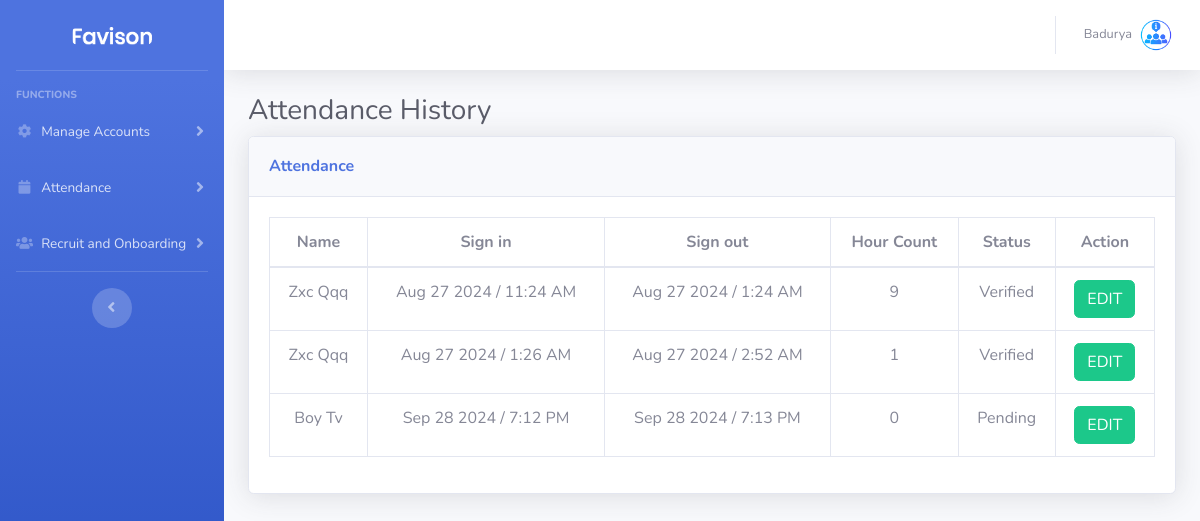
The page /admin (signed in) on the database its author committed.
### tables this page shows
CREATE TABLE `user_details` (
  `user_id` bigint(20) NOT NULL,
  `fname` varchar(256) NOT NULL,
  `mname` varchar(256) NOT NULL,
  `lname` varchar(256) NOT NULL,
  `gender` varchar(256) NOT NULL,
  `address` varchar(256) NOT NULL,
  `birthday` varchar(256) NOT NULL,
  `phone` varchar(256) NOT NULL,
  `position` varchar(256) NOT NULL,
  `profile_picture` text NOT NULL
);

CREATE TABLE `attendance` (
  `id` bigint(20) NOT NULL,
  `user_id` bigint(20) NOT NULL,
  `head_id` bigint(20) NOT NULL,
  `sign_in` datetime NOT NULL,
  `sign_out` datetime NOT NULL,
  `hour_count` int(11) NOT NULL,
  `verify_status` varchar(256) NOT NULL DEFAULT 'pending',
  `status` int(11) NOT NULL DEFAULT 0
);

### conn/conn.php (called while the page is built, shortened)
<?php
class DatabaseHandler {
    private $pdo;
    public function __construct() {
        $dbHost = 'localhost';
        $dbPort = '3306';
        $dbName = 'cifra';
        $dbUser = 'root';
        $dbPassword = '';
        try {
            $dsn = "mysql:host=$dbHost;port=$dbPort;dbname=$dbName";
            $this->pdo = new PDO($dsn, $dbUser, $dbPassword);
            $this->pdo->setAttribute(PDO::ATTR_ERRMODE, PDO::ERRMODE_EXCEPTION);
        } catch (PDOException $e) {
            echo "Connection failed: " . $e->getMessage();
        }
    }
    public function getAllRowsFromTable($tableName) {
        try {
            $stmt = $this->pdo->prepare("SELECT * FROM $tableName WHERE status = 0");
            $stmt->execute();
            $result = $stmt->fetchAll(PDO::FETCH_ASSOC);
            return $result;
        } catch (PDOException $e) {
            echo "Query failed: " . $e->getMessage();
        }
    }
    public function getIdByColumnValue($tableName, $columnName, $columnValue, $idColumnName) {
        try {
            $stmt = $this->pdo->prepare("SELECT $idColumnName FROM $tableName WHERE $columnName = :column_value");
            $stmt->bindParam(':column_value', $columnValue);
            $stmt->execute();
            $result = $stmt->fetch(PDO::FETCH_ASSOC);
            if ($result) {
                return $result[$idColumnName];
            } else {
                return null;
            }
        } catch (PDOException $e) {
            return null;
        }
    }
}
?>

### admin/attendance_history.php (the view, shortened to what this page needs)
<div class="container-fluid">
<h1 class="h3 mb-2 text-gray-800">Attendance History</h1>
<div class="card shadow mb-4">
    <div class="card-header py-3 d-lg-flex text-center justify-content-lg-between align-items-center">
        <h6 class="m-0 font-weight-bold text-primary my-1">Attendance</h6>
    </div>
    <div class="card-body">
        <div class="table-responsive">
            <table class="table table-bordered text-center" id="dataTable" width="100%" cellspacing="0">
                <thead>
                    <tr>
                        <th>Name</th>
                        <th>Sign in</th>
                        <th>Sign out</th>
                        <th>Hour Count</th>
                        <th>Status</th>
                        <th>Action</th>
                    </tr>
                </thead>
                <tbody>
                    <?php
                    $rows = $db->getAllRowsFromTable('attendance');
                    if(count($rows)>0){
                        foreach ($rows as $row) {
                            $user_id = $row['user_id'];
                            $date_format = 'Y-m-d H:i:s';
                            $sign_in = DateTime::createFromFormat($date_format, $row['sign_in']);
                            $formatted_sign_in = $sign_in->format('M j Y / g:i A');
                            $formatted_sign_out = "Currently Sign in";
                            if($row['sign_out']!="0000-00-00 00:00:00")
                            {
                                $sign_out = DateTime::createFromFormat($date_format, $row['sign_out']);
                                $formatted_sign_out = $sign_out->format('M j Y / g:i A');
                            }else{
                                $formatted_sign_out = "Currently Sign in";
                            }
                            $hour_count = $row['hour_count'];
                            $verify_status = ucwords($row['verify_status']);
                           $name = $db->getIdByColumnValue("user_details","user_id",$user_id,"fname").' '.$db->getIdByColumnValue("user_details","user_id",$user_id,"lname");
                            echo '<tr>
                            <td data-id="'.$row['id'].'">'.$name.'</td>
                            <td data-sign_in="'.$row['sign_in'].'">'.$formatted_sign_in.'</td>
                            <td data-sign_out="'.$row['sign_out'].'">'.$formatted_sign_out.'</td>
                            <td>'.$hour_count.'</td>
                            <td>'.$verify_status.'</td>
                            <td>
                                <button class="btn btn-success">EDIT</button>
                            </td>
                        </tr>';
                        }
                    }
                    ?>
                </tbody>
            </table>
        </div>
    </div>
</div>
<link rel="stylesheet" href="https://cdn.jsdelivr.net/npm/sweetalert2@11/dist/sweetalert2.min.css">
<link href="https://cdn.datatables.net/v/dt/jszip-3.10.1/dt-2.1.4/b-3.1.1/b-colvis-3.1.1/b-html5-3.1.1/b-print-3.1.1/r-3.0.2/datatables.min.css" rel="stylesheet">

### admin/components/header.php (shortened to what this page needs)
<?php
include '../conn/conn.php';
$db = new DatabaseHandler();
$user_id = $_SESSION['id'];
?>
<!DOCTYPE html>
<html lang="en">
<head>
    <link href="vendor/fontawesome-free/css/all.min.css" rel="stylesheet" type="text/css">
    <link href="css/sb-admin-2.min.css" rel="stylesheet">
</head>
<body id="page-top">
    <div id="wrapper">
        <ul class="navbar-nav bg-gradient-primary sidebar sidebar-dark accordion" id="accordionSidebar">
            <a class="sidebar-brand d-flex align-items-center justify-content-center" href="?i=profile">
                <div class="sidebar-brand-icon">
                    <img src="img/logo.png" class="rounded " width="80px" alt="">
                </div>
            </a>
            <hr class="sidebar-divider">
            <div class="sidebar-heading">
                Functions
            </div>
            <li class="nav-item">
                <a class="nav-link collapsed" href="#" data-toggle="collapse" data-target="#collapseTwo"
                    aria-expanded="true" aria-controls="collapseTwo">
                    <i class="fas fa-fw fa-cog"></i>
                    <span>Manage Accounts</span>
                </a>
            </li>
             <li class="nav-item">
                <a class="nav-link collapsed" href="#" data-toggle="collapse" data-target="#collapseThree"
                    aria-expanded="true" aria-controls="collapseThree">
                    <i class="fas fa-fw fa-calendar"></i>
                    <span>Attendance</span>
                </a>
            </li>
            <li class="nav-item">
                <a class="nav-link collapsed" href="#" data-toggle="collapse" data-target="#collapseFour"
                    aria-expanded="true" aria-controls="collapseFour">
                    <i class="fas fa-fw fa-users"></i>
                    <span>Recruit and Onboarding</span>
                </a>
            </li>
            <hr class="sidebar-divider">
            <div class="text-center d-none d-md-inline">
                <button class="rounded-circle border-0" id="sidebarToggle"></button>
            </div>
        </ul>
        <div id="content-wrapper" class="d-flex flex-column">
            <div id="content">
                <nav class="navbar navbar-expand navbar-light bg-white topbar mb-4 static-top shadow">
                    <ul class="navbar-nav ml-auto">
                        <li class="nav-item dropdown no-arrow">
                        <a class="nav-link dropdown-toggle" href="#" id="userDropdown" role="button"
                                data-toggle="dropdown" aria-haspopup="true" aria-expanded="false">
                                <span class="mr-2 d-none d-lg-inline text-gray-600 small">
                                <?= ucwords($db->getIdByColumnValue("user_details","user_id",$_SESSION['id'],'fname') ) ?? 'Administrator'?>
                                </span>
                                <?php
                                $profile_picture = $db->getIdByColumnValue("user_details","user_id",$user_id,"profile_picture") ;
                                $profile_picture =  $profile_picture !="" ? '../profile/'.$profile_picture : 'img/undraw_profile.svg';
                                ?>
                                <img class="img-profile rounded-circle"
                                    src="<?=$profile_picture?>">
                            </a>
                        </li>
                    </ul>
                </nav>

### rows shown on the page
user_details: fname "Badurya", profile_picture (picture)
attendance: user.lname "Zxc Qqq", sign_in "Aug 27 2024 / 11:24 AM", sign_out "Aug 27 2024 / 1:24 AM", hour_count "9", verify_status "Verified"
attendance: user.lname "Zxc Qqq", sign_in "Aug 27 2024 / 1:26 AM", sign_out "Aug 27 2024 / 2:52 AM", hour_count "1", verify_status "Verified"
attendance: user.lname "Boy Tv", sign_in "Sep 28 2024 / 7:12 PM", sign_out "Sep 28 2024 / 7:13 PM", hour_count "0", verify_status "Pending"
